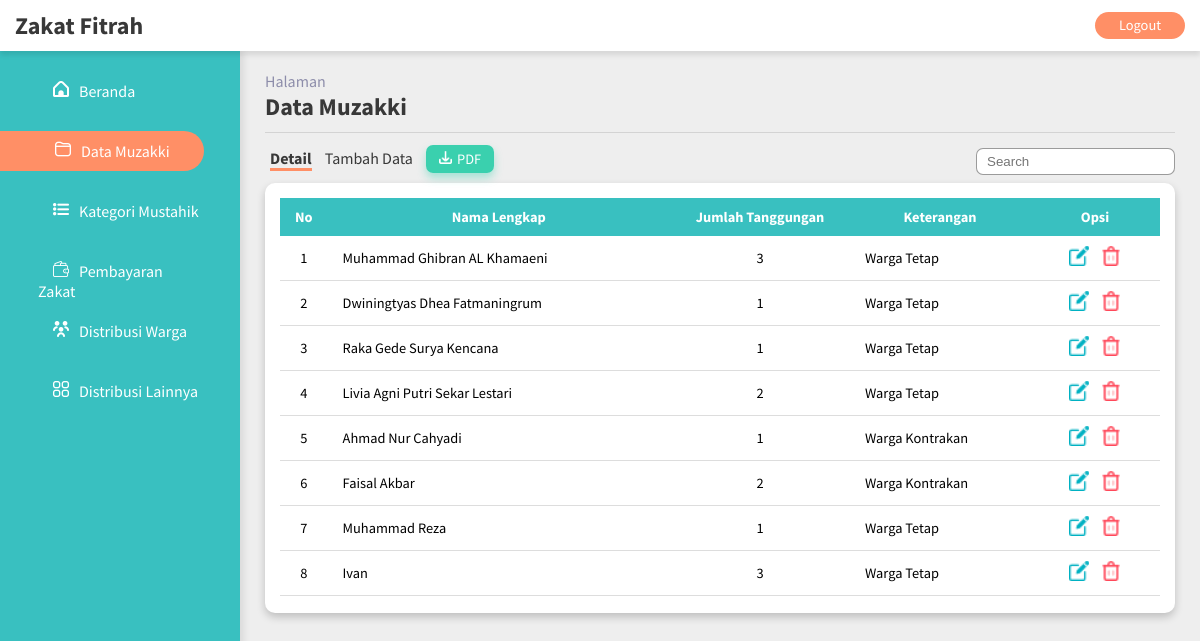
The page /pages/muzakki/muzakki_page.php on the database its author committed.
### tables this page shows
CREATE TABLE `muzakki` (
  `id_muzakki` int(5) NOT NULL,
  `nama_muzakki` varchar(100) NOT NULL,
  `jumlah_tanggungan` int(10) NOT NULL,
  `keterangan` varchar(25) NOT NULL
);

### pages/muzakki/muzakki_page.php (the view, shortened to what this page needs)
<?php
    include ('../../function.php');
?>
<!DOCTYPE html>
<html lang="id">
<head>
    <link rel="stylesheet" href="../../style/style.css">
</head>
<body>
<header>
    <div class="header-wrapper">
        <h2>Zakat Fitrah</h2>
        <a class="btn btn-danger" href="../../logout.php">Logout</a>
    </div>
</header>
<main>
    <div class="flex-container">
        <div class="sidemenu">
            <div class="menu">
                <a href="../../index.php"><img src="../../assets/img/home.png" class="menu-icon">Beranda</a>
            </div>
            <div class="menu-active">
                <a href="muzakki_page.php"><img src="../../assets/img/folder.png" class="menu-icon">Data Muzakki</a>
            </div>
            <div class="menu">
                <a href="../mustahik/mustahik_page.php"><img src="../../assets/img/list.png" class="menu-icon">Kategori Mustahik</a>
            </div>
            <div class="menu">
                <a href="../bayar_zakat/bayar_zakat_pages.php"><img src="../../assets/img/wallet.png" class="menu-icon">Pembayaran Zakat</a>
            </div>
            <div class="menu">
                <a href="../distribusi_warga/distribusi_warga_page.php"><img src="../../assets/img/peoples.png" class="menu-icon">Distribusi Warga</a>
            </div>
            <div class="menu">
                <a href="../distribusi_lainnya/distribusi_lainnya_page.php"><img src="../../assets/img/menu.png" class="menu-icon">Distribusi Lainnya</a>
            </div>
        </div>
        <div class="content-area">
            <div class="page-title">
                <p>Halaman</p>
                <h2>Data Muzakki</h2>
            </div>
            <div class="table-card">
                <a href="muzakki_page.php" class="tb-menu-active">Detail</a>
                <a href="tambah_muzakki.php" class="tb-menu">Tambah Data</a>
                <a href="../../report/laporan_muzakki.php" class="btn-pdf green" style="color: #ffffff; font-size: 0.9em;"><img src="../../assets/img/donwload.png">PDF</a>
                <form method="get" action="" class="search">
                    <input class="search-form" type="text" name="search" placeholder="Search">
                </form>
                <div class="table-card-2">
                    <div class="table-container">
                        <table class="content-table">
                            <thead>
                            <tr align="center">
                                <th style="width: 20px">No</th>
                                <th>Nama Lengkap</th>
                                <th>Jumlah Tanggungan</th>
                                <th>Keterangan</th>
                                <th>Opsi</th>
                            </tr>
                            </thead>
                            <tbody id="show">
                            <?php
                            $no = 1;
                            $sql = $koneksi->query("select * from muzakki");
                            while ($data = mysqli_fetch_array($sql)) {
                                ?>
                                <tr>
                                    <td align="center" style="width: 20px"><?php echo $no++;?></td>
                                    <td><?php echo $data['nama_muzakki'];?></td>
                                    <td style="width: 180px" align="center"><?php echo $data['jumlah_tanggungan'];?></td>
                                    <td style="width: 180px;"><?php echo $data['keterangan'];?></td>
                                    <td style="width: 130px;" align="center">
                                        <a href='ubah.php?id_muzakki=<?php echo $data['id_muzakki'] ?>'><img src="../../assets/img/edit (2).png"></a>
                                        <a href='hapus.php?id_muzakki=<?php echo $data['id_muzakki'] ?>'><img src="../../assets/img/trash.png"></a>
                                    </td>
                                </tr>
                            <?php } ?>
                            </tbody>
                        </table>
                    </div>
                </div>
            </div>
        </div>
    </div>
</main>
</body>
</html>

### style/style.css (style rules this page uses)
* { box-sizing: border-box; text-decoration: none; list-style-type: none; margin: 0; padding: 0; }
body { font-family: 'Source Sans Pro', sans-serif; background: #EEEEEE; }
header { position: sticky; top: 0; }
.header-wrapper { display: flex; justify-content: space-between; align-items: center; background-color: #ffffff; box-shadow: 0 4px 5px 0 rgba(0, 0, 0, 0.1); padding: 10px 15px; position: sticky; top: 0; }
.header-wrapper h2 { color: #383838; cursor: pointer; }
.btn { width: 90px; border-radius: 25px; padding: 10px; }
.btn-danger { color: #fff; background-color: #ff8f66; text-align: center; font-size: 0.9em; line-height: 0.5; }
.btn-pdf { display: inline; padding: 5px 13px; border-radius: 7px; }
.btn-pdf img { margin-right: 5px; width: 13px; }
.flex-container { display: flex; height: 91.8vh; }
.sidemenu { width: 20%; height: 100%; box-shadow: 3px 0px 8px 0 rgba(0, 0, 0, 0.1); background-color: rgb(57, 192, 192); }
.menu { margin: 20px auto; width: 85%; height: 40px; padding: 10px 20px 5px 20px; }
.menu a { display: block; color: #ffffff; }
.menu-active { margin: 20px auto 20px 0; width: 85%; height: 40px; border-radius: 0 50px 50px 0; padding: 10px 20px 5px 40px; background-color: #ff8f66; }
.menu-active a { display: block; color: #ffffff; }
.menu-icon { margin: 0 10px 0 15px; }
.content-area { width: 80%; overflow: auto; padding: 0 25px 20px 25px; }
.page-title { width: 100%; border-bottom: 1px solid rgba(56, 56, 56, 0.15); }
.page-title p { margin-top: 20px; color: #8D8DAA; }
.page-title h2 { color: #383838; margin-bottom: 10px; }
.green { background-color: #3ad0ae; box-shadow: 0 5px 8px 0 rgba(58, 208, 174, 0.4); }
.table-card { padding-top: 15px; }
.table-card a { color: #383838; font-size: 16px; margin: 0 5px; }
.tb-menu-active { font-weight: bold; border-bottom: 3px solid #ff8f66; }
.table-card-2 { width: 100%; height: 430px; background-color: #ffffff; border-radius: 10px; box-shadow: 0 4px 8px 0 rgba(0, 0, 0, 0.2); padding: 15px; margin-top: 15px; }
.table-container { width: 100%; height: 400px; padding: 0; overflow: auto; }
.content-table { border-collapse: collapse; margin: 0; font-size: 0.9em; width: 100%; }
.content-table thead { position: sticky; top: 0; }
.content-table thead tr { background-color: rgb(57, 192, 192); color: #ffffff; }
.content-table th, .content-table td { padding: 10px 15px; }
.content-table tbody tr td { border-bottom: 1px solid #ddd; }
.content-table tbody tr td a img { height: 20px; margin: 0; padding: 0; }
.search { display: inline; float: right; }
.search-form { padding: 5px 10px; border-radius: 7px; border: 1px solid rgba(56, 56, 56, 0.5); }

### rows shown on the page
muzakki: nama_muzakki "Muhammad Ghibran AL Khamaeni", jumlah_tanggungan "3", keterangan "Warga Tetap"
muzakki: nama_muzakki "Dwiningtyas Dhea Fatmaningrum", jumlah_tanggungan "1", keterangan "Warga Tetap"
muzakki: nama_muzakki "Raka Gede Surya Kencana", jumlah_tanggungan "1", keterangan "Warga Tetap"
muzakki: nama_muzakki "Livia Agni Putri Sekar Lestari", jumlah_tanggungan "2", keterangan "Warga Tetap"
muzakki: nama_muzakki "Ahmad Nur Cahyadi", jumlah_tanggungan "1", keterangan "Warga Kontrakan"
muzakki: nama_muzakki "Faisal Akbar", jumlah_tanggungan "2", keterangan "Warga Kontrakan"
muzakki: nama_muzakki "Muhammad Reza", jumlah_tanggungan "1", keterangan "Warga Tetap"
muzakki: nama_muzakki "Ivan", jumlah_tanggungan "3", keterangan "Warga Tetap"
